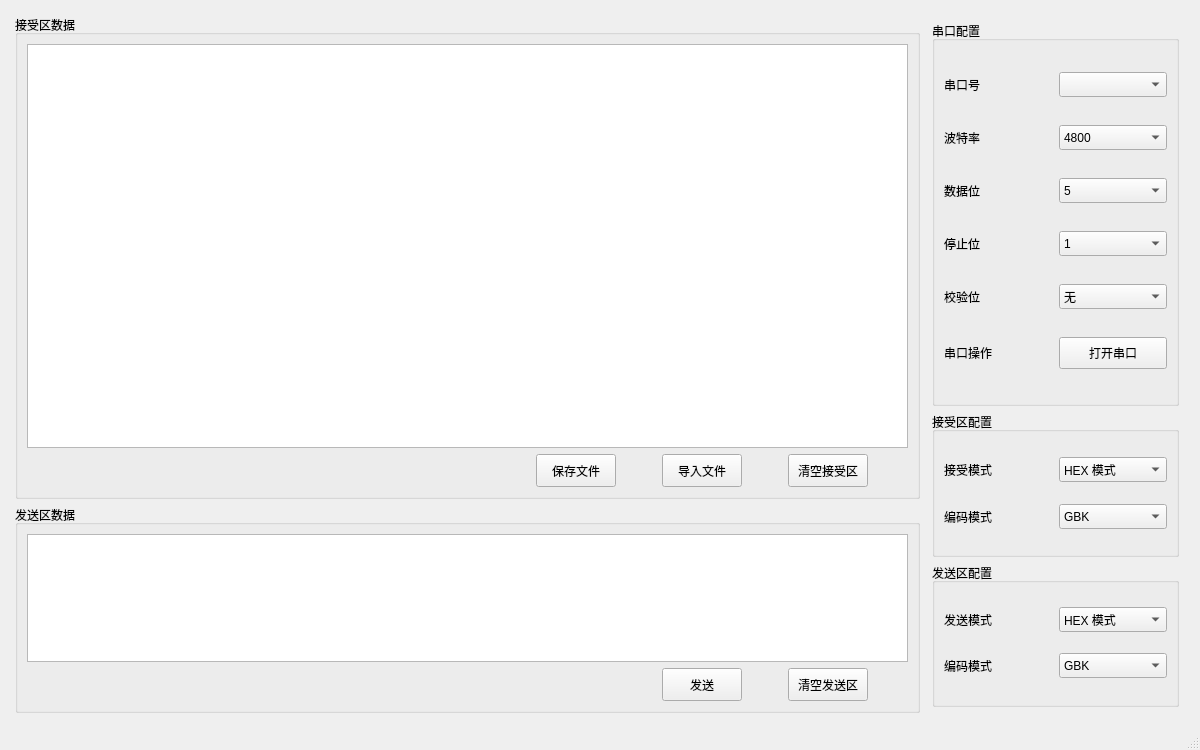
<?xml version="1.0" encoding="UTF-8"?>
<ui version="4.0">
 <class>SerialHelper</class>
 <widget class="QMainWindow" name="SerialHelper">
  <property name="geometry">
   <rect>
    <x>0</x>
    <y>0</y>
    <width>1200</width>
    <height>750</height>
   </rect>
  </property>
  <property name="minimumSize">
   <size>
    <width>1200</width>
    <height>750</height>
   </size>
  </property>
  <property name="windowTitle">
   <string>SerialHelper</string>
  </property>
  <widget class="QWidget" name="centralwidget">
   <layout class="QVBoxLayout" name="verticalLayout_2">
    <item>
     <layout class="QHBoxLayout" name="horizontalLayout" stretch="7,2">
      <property name="leftMargin">
       <number>6</number>
      </property>
      <property name="topMargin">
       <number>6</number>
      </property>
      <property name="rightMargin">
       <number>6</number>
      </property>
      <property name="bottomMargin">
       <number>6</number>
      </property>
      <item>
       <layout class="QVBoxLayout" name="verticalLayout" stretch="7,3">
        <item>
         <widget class="QGroupBox" name="revciveArea">
          <property name="title">
           <string>接受区数据</string>
          </property>
          <layout class="QVBoxLayout" name="verticalLayout_5" stretch="5,0">
           <item>
            <layout class="QVBoxLayout" name="verticalLayout_4">
             <item>
              <widget class="QPlainTextEdit" name="recvArea"/>
             </item>
            </layout>
           </item>
           <item>
            <layout class="QHBoxLayout" name="horizontalLayout_3" stretch="5,0,0,0,0,0,0">
             <item>
              <spacer name="horizontalSpacer_2">
               <property name="orientation">
                <enum>Qt::Orientation::Horizontal</enum>
               </property>
               <property name="sizeHint" stdset="0">
                <size>
                 <width>40</width>
                 <height>20</height>
                </size>
               </property>
              </spacer>
             </item>
             <item>
              <widget class="QPushButton" name="saveAsFileButton">
               <property name="minimumSize">
                <size>
                 <width>45</width>
                 <height>33</height>
                </size>
               </property>
               <property name="text">
                <string>保存文件</string>
               </property>
              </widget>
             </item>
             <item>
              <spacer name="horizontalSpacer_3">
               <property name="orientation">
                <enum>Qt::Orientation::Horizontal</enum>
               </property>
               <property name="sizeHint" stdset="0">
                <size>
                 <width>40</width>
                 <height>20</height>
                </size>
               </property>
              </spacer>
             </item>
             <item>
              <widget class="QPushButton" name="importFileButton">
               <property name="minimumSize">
                <size>
                 <width>45</width>
                 <height>33</height>
                </size>
               </property>
               <property name="text">
                <string>导入文件</string>
               </property>
              </widget>
             </item>
             <item>
              <spacer name="horizontalSpacer_4">
               <property name="orientation">
                <enum>Qt::Orientation::Horizontal</enum>
               </property>
               <property name="sizeHint" stdset="0">
                <size>
                 <width>40</width>
                 <height>20</height>
                </size>
               </property>
              </spacer>
             </item>
             <item>
              <widget class="QPushButton" name="clearRecvAreaButton">
               <property name="minimumSize">
                <size>
                 <width>45</width>
                 <height>33</height>
                </size>
               </property>
               <property name="text">
                <string>清空接受区</string>
               </property>
              </widget>
             </item>
             <item>
              <spacer name="horizontalSpacer_5">
               <property name="orientation">
                <enum>Qt::Orientation::Horizontal</enum>
               </property>
               <property name="sizeHint" stdset="0">
                <size>
                 <width>40</width>
                 <height>20</height>
                </size>
               </property>
              </spacer>
             </item>
            </layout>
           </item>
          </layout>
         </widget>
        </item>
        <item>
         <widget class="QGroupBox" name="SendArea">
          <property name="title">
           <string>发送区数据</string>
          </property>
          <layout class="QVBoxLayout" name="verticalLayout_7" stretch="3,1">
           <item>
            <layout class="QVBoxLayout" name="verticalLayout_6">
             <item>
              <widget class="QPlainTextEdit" name="sendArea"/>
             </item>
            </layout>
           </item>
           <item>
            <layout class="QHBoxLayout" name="horizontalLayout_6" stretch="10,0,0,0,0">
             <item>
              <spacer name="horizontalSpacer">
               <property name="orientation">
                <enum>Qt::Orientation::Horizontal</enum>
               </property>
               <property name="sizeHint" stdset="0">
                <size>
                 <width>40</width>
                 <height>20</height>
                </size>
               </property>
              </spacer>
             </item>
             <item>
              <widget class="QPushButton" name="sendDataButton">
               <property name="minimumSize">
                <size>
                 <width>45</width>
                 <height>33</height>
                </size>
               </property>
               <property name="text">
                <string>发送</string>
               </property>
              </widget>
             </item>
             <item>
              <spacer name="horizontalSpacer_6">
               <property name="orientation">
                <enum>Qt::Orientation::Horizontal</enum>
               </property>
               <property name="sizeHint" stdset="0">
                <size>
                 <width>40</width>
                 <height>20</height>
                </size>
               </property>
              </spacer>
             </item>
             <item>
              <widget class="QPushButton" name="clearSendAreaButton">
               <property name="minimumSize">
                <size>
                 <width>45</width>
                 <height>33</height>
                </size>
               </property>
               <property name="text">
                <string>清空发送区</string>
               </property>
              </widget>
             </item>
             <item>
              <spacer name="horizontalSpacer_7">
               <property name="orientation">
                <enum>Qt::Orientation::Horizontal</enum>
               </property>
               <property name="sizeHint" stdset="0">
                <size>
                 <width>40</width>
                 <height>20</height>
                </size>
               </property>
              </spacer>
             </item>
            </layout>
           </item>
          </layout>
         </widget>
        </item>
       </layout>
      </item>
      <item>
       <layout class="QVBoxLayout" name="verticalLayout_3" stretch="8,3,3">
        <property name="leftMargin">
         <number>6</number>
        </property>
        <property name="topMargin">
         <number>6</number>
        </property>
        <property name="rightMargin">
         <number>6</number>
        </property>
        <property name="bottomMargin">
         <number>6</number>
        </property>
        <item>
         <widget class="QGroupBox" name="serialConfig">
          <property name="title">
           <string>串口配置</string>
          </property>
          <layout class="QGridLayout" name="gridLayout">
           <item row="0" column="0">
            <widget class="QLabel" name="seraNumLabel">
             <property name="minimumSize">
              <size>
               <width>0</width>
               <height>25</height>
              </size>
             </property>
             <property name="text">
              <string>串口号</string>
             </property>
            </widget>
           </item>
           <item row="0" column="1">
            <widget class="QComboBox" name="serialNumCBox">
             <property name="minimumSize">
              <size>
               <width>0</width>
               <height>25</height>
              </size>
             </property>
            </widget>
           </item>
           <item row="1" column="0">
            <widget class="QLabel" name="baudLabel">
             <property name="text">
              <string>波特率</string>
             </property>
            </widget>
           </item>
           <item row="1" column="1">
            <widget class="QComboBox" name="baudCBox">
             <property name="minimumSize">
              <size>
               <width>0</width>
               <height>25</height>
              </size>
             </property>
             <item>
              <property name="text">
               <string>4800</string>
              </property>
             </item>
             <item>
              <property name="text">
               <string>9600</string>
              </property>
             </item>
             <item>
              <property name="text">
               <string>38400</string>
              </property>
             </item>
             <item>
              <property name="text">
               <string>115200</string>
              </property>
             </item>
            </widget>
           </item>
           <item row="2" column="0">
            <widget class="QLabel" name="dataSizeLabel">
             <property name="text">
              <string>数据位</string>
             </property>
            </widget>
           </item>
           <item row="2" column="1">
            <widget class="QComboBox" name="dataCBox">
             <property name="minimumSize">
              <size>
               <width>0</width>
               <height>25</height>
              </size>
             </property>
             <item>
              <property name="text">
               <string>5</string>
              </property>
             </item>
             <item>
              <property name="text">
               <string>6</string>
              </property>
             </item>
             <item>
              <property name="text">
               <string>7</string>
              </property>
             </item>
             <item>
              <property name="text">
               <string>8</string>
              </property>
             </item>
            </widget>
           </item>
           <item row="3" column="0">
            <widget class="QLabel" name="stopSizeLabel">
             <property name="text">
              <string>停止位</string>
             </property>
            </widget>
           </item>
           <item row="3" column="1">
            <widget class="QComboBox" name="stopCBox">
             <property name="minimumSize">
              <size>
               <width>0</width>
               <height>25</height>
              </size>
             </property>
             <item>
              <property name="text">
               <string>1</string>
              </property>
             </item>
             <item>
              <property name="text">
               <string>1.5</string>
              </property>
             </item>
             <item>
              <property name="text">
               <string>2</string>
              </property>
             </item>
            </widget>
           </item>
           <item row="4" column="0">
            <widget class="QLabel" name="examSizeLabel">
             <property name="text">
              <string>校验位</string>
             </property>
            </widget>
           </item>
           <item row="4" column="1">
            <widget class="QComboBox" name="examCBox">
             <property name="minimumSize">
              <size>
               <width>0</width>
               <height>25</height>
              </size>
             </property>
             <item>
              <property name="text">
               <string>无</string>
              </property>
             </item>
             <item>
              <property name="text">
               <string>奇校验</string>
              </property>
             </item>
             <item>
              <property name="text">
               <string>偶校验</string>
              </property>
             </item>
            </widget>
           </item>
           <item row="5" column="0">
            <widget class="QLabel" name="SerialOPLabel">
             <property name="text">
              <string>串口操作</string>
             </property>
            </widget>
           </item>
           <item row="5" column="1">
            <widget class="QPushButton" name="openSerialLabel">
             <property name="minimumSize">
              <size>
               <width>0</width>
               <height>32</height>
              </size>
             </property>
             <property name="text">
              <string>打开串口</string>
             </property>
            </widget>
           </item>
          </layout>
         </widget>
        </item>
        <item>
         <widget class="QGroupBox" name="recvConfig">
          <property name="title">
           <string>接受区配置</string>
          </property>
          <layout class="QGridLayout" name="gridLayout_2">
           <item row="0" column="0">
            <widget class="QLabel" name="recvMode">
             <property name="text">
              <string>接受模式</string>
             </property>
            </widget>
           </item>
           <item row="0" column="1">
            <widget class="QComboBox" name="recvModeCBox">
             <property name="minimumSize">
              <size>
               <width>0</width>
               <height>25</height>
              </size>
             </property>
             <item>
              <property name="text">
               <string>HEX 模式</string>
              </property>
             </item>
             <item>
              <property name="text">
               <string>文本模式</string>
              </property>
             </item>
            </widget>
           </item>
           <item row="1" column="0">
            <widget class="QLabel" name="recvCodeMode">
             <property name="text">
              <string>编码模式</string>
             </property>
            </widget>
           </item>
           <item row="1" column="1">
            <widget class="QComboBox" name="recvModeEncode">
             <property name="minimumSize">
              <size>
               <width>0</width>
               <height>25</height>
              </size>
             </property>
             <item>
              <property name="text">
               <string>GBK</string>
              </property>
             </item>
             <item>
              <property name="text">
               <string>UTF-8</string>
              </property>
             </item>
            </widget>
           </item>
          </layout>
         </widget>
        </item>
        <item>
         <widget class="QGroupBox" name="sendConfig">
          <property name="title">
           <string>发送区配置</string>
          </property>
          <layout class="QGridLayout" name="gridLayout_3">
           <item row="0" column="0">
            <widget class="QLabel" name="sendMode">
             <property name="text">
              <string>发送模式</string>
             </property>
            </widget>
           </item>
           <item row="0" column="1">
            <widget class="QComboBox" name="sendModeCBox">
             <property name="minimumSize">
              <size>
               <width>0</width>
               <height>25</height>
              </size>
             </property>
             <item>
              <property name="text">
               <string>HEX 模式</string>
              </property>
             </item>
             <item>
              <property name="text">
               <string>文本模式</string>
              </property>
             </item>
            </widget>
           </item>
           <item row="1" column="0">
            <widget class="QLabel" name="sendCodeMode">
             <property name="text">
              <string>编码模式</string>
             </property>
            </widget>
           </item>
           <item row="1" column="1">
            <widget class="QComboBox" name="sendModeEncode">
             <property name="minimumSize">
              <size>
               <width>0</width>
               <height>25</height>
              </size>
             </property>
             <item>
              <property name="text">
               <string>GBK</string>
              </property>
             </item>
             <item>
              <property name="text">
               <string>UTF-8</string>
              </property>
             </item>
            </widget>
           </item>
          </layout>
         </widget>
        </item>
       </layout>
      </item>
     </layout>
    </item>
   </layout>
  </widget>
  <widget class="QMenuBar" name="menubar">
   <property name="geometry">
    <rect>
     <x>0</x>
     <y>0</y>
     <width>1200</width>
     <height>33</height>
    </rect>
   </property>
  </widget>
  <widget class="QStatusBar" name="statusbar"/>
 </widget>
 <resources/>
 <connections/>
</ui>
